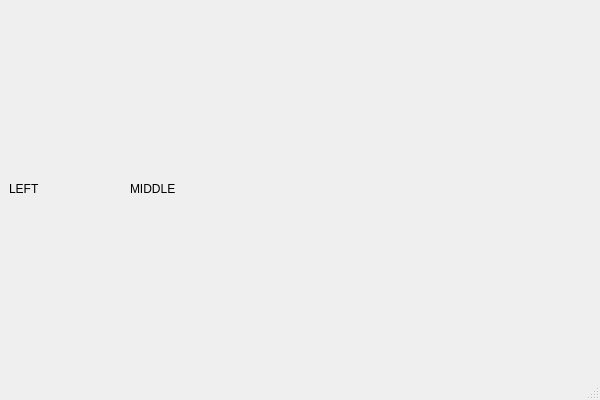
<?xml version="1.0" encoding="UTF-8"?>
<ui version="4.0">
 <class>MainWindow</class>
 <widget class="QMainWindow" name="MainWindow">
  <property name="geometry">
   <rect>
    <x>0</x>
    <y>0</y>
    <width>600</width>
    <height>400</height>
   </rect>
  </property>
  <property name="windowTitle">
   <string>MainWindow</string>
  </property>
  <widget class="QWidget" name="centralwidget">
   <layout class="QGridLayout" name="gridLayout" columnstretch="1,4">
    <item row="0" column="0">
     <widget class="QLabel" name="label_left">
      <property name="text">
       <string>LEFT</string>
      </property>
     </widget>
    </item>
    <item row="0" column="1">
     <widget class="QLabel" name="label_middle">
      <property name="text">
       <string>MIDDLE</string>
      </property>
     </widget>
    </item>
   </layout>
  </widget>
  <widget class="QStatusBar" name="statusbar"/>
 </widget>
 <resources/>
 <connections/>
</ui>
